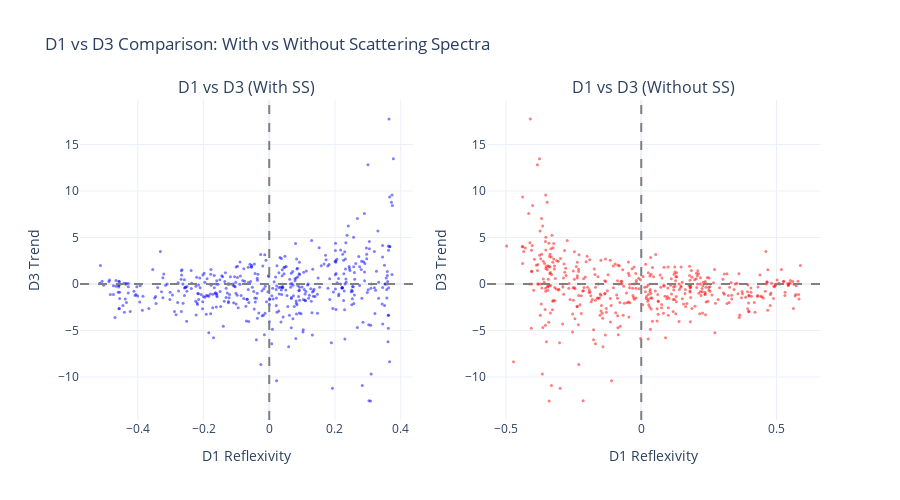

This figure's notebook cell:
### Code cell
# Plot 4: D1 vs D3 scatter plots comparison
fig_d1d3 = make_subplots(
    rows=1, cols=2,
    subplot_titles=("D1 vs D3 (With SS)", "D1 vs D3 (Without SS)"),
    horizontal_spacing=0.1
)

# With SS
fig_d1d3.add_trace(
    go.Scatter(
        x=jumps_with['D1_reflexivity'],
        y=jumps_with['D3_trend'],
        mode='markers',
        name='With SS',
        marker=dict(size=3, opacity=0.5, color='blue')
    ),
    row=1, col=1
)

# Without SS
fig_d1d3.add_trace(
    go.Scatter(
        x=jumps_without['D1_reflexivity'],
        y=jumps_without['D3_trend'],
        mode='markers',
        name='Without SS',
        marker=dict(size=3, opacity=0.5, color='red')
    ),
    row=1, col=2
)

# Add reference lines
fig_d1d3.add_vline(x=0, line_dash="dash", line_color="gray", row=1, col=1)
fig_d1d3.add_hline(y=0, line_dash="dash", line_color="gray", row=1, col=1)
fig_d1d3.add_vline(x=0, line_dash="dash", line_color="gray", row=1, col=2)
fig_d1d3.add_hline(y=0, line_dash="dash", line_color="gray", row=1, col=2)

fig_d1d3.update_xaxes(title_text="D1 Reflexivity", row=1, col=1)
fig_d1d3.update_xaxes(title_text="D1 Reflexivity", row=1, col=2)
fig_d1d3.update_yaxes(title_text="D3 Trend", row=1, col=1)
fig_d1d3.update_yaxes(title_text="D3 Trend", row=1, col=2)

fig_d1d3.update_layout(
    title="D1 vs D3 Comparison: With vs Without Scattering Spectra",
    template="plotly_white",
    height=500,
    showlegend=False
)
fig_d1d3.show()

### Figure 1 — Plotly figure (JSON) as saved in the notebook; plotly's stock layout.template omitted (floating-point values rounded to 4 significant figures; data arrays with more than 128 entries replaced by an {"elided": "..."} marker saying what was removed)
{"data": [{"marker": {"color": "blue", "opacity": 0.5, "size": 3}, "mode": "markers", "name": "With SS", "type": "scatter", "x": {"elided": "465 float values"}, "xaxis": "x", "y": {"elided": "465 float values"}, "yaxis": "y"}, {"marker": {"color": "red", "opacity": 0.5, "size": 3}, "mode": "markers", "name": "Without SS", "type": "scatter", "x": {"elided": "465 float values"}, "xaxis": "x2", "y": {"elided": "465 float values"}, "yaxis": "y2"}], "layout": {"annotations": [{"font": {"size": 16}, "showarrow": false, "text": "D1 vs D3 (With SS)", "x": 0.225, "xanchor": "center", "xref": "paper", "y": 1, "yanchor": "bottom", "yref": "paper"}, {"font": {"size": 16}, "showarrow": false, "text": "D1 vs D3 (Without SS)", "x": 0.775, "xanchor": "center", "xref": "paper", "y": 1, "yanchor": "bottom", "yref": "paper"}], "height": 500, "shapes": [{"line": {"color": "gray", "dash": "dash"}, "type": "line", "x0": 0, "x1": 0, "xref": "x", "y0": 0, "y1": 1, "yref": "y domain"}, {"line": {"color": "gray", "dash": "dash"}, "type": "line", "x0": 0, "x1": 1, "xref": "x domain", "y0": 0, "y1": 0, "yref": "y"}, {"line": {"color": "gray", "dash": "dash"}, "type": "line", "x0": 0, "x1": 0, "xref": "x2", "y0": 0, "y1": 1, "yref": "y2 domain"}, {"line": {"color": "gray", "dash": "dash"}, "type": "line", "x0": 0, "x1": 1, "xref": "x2 domain", "y0": 0, "y1": 0, "yref": "y2"}], "showlegend": false, "title": {"text": "D1 vs D3 Comparison: With vs Without Scattering Spectra"}, "xaxis": {"anchor": "y", "domain": [0, 0.45], "title": {"text": "D1 Reflexivity"}}, "xaxis2": {"anchor": "y2", "domain": [0.55, 1], "title": {"text": "D1 Reflexivity"}}, "yaxis": {"anchor": "x", "domain": [0, 1], "title": {"text": "D3 Trend"}}, "yaxis2": {"anchor": "x2", "domain": [0, 1], "title": {"text": "D3 Trend"}}}}
